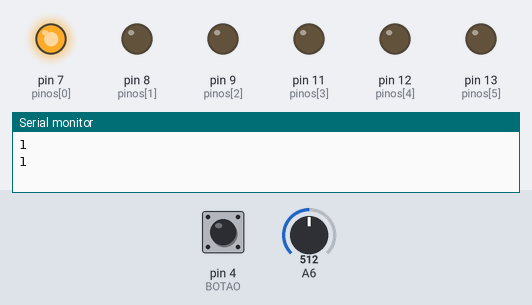
The sketch below on a simulated Arduino Uno, built with avr-gcc and run on an emulated ATmega328P. On the bench: output pins drawn as LEDs (lit = HIGH), the last lines printed to the serial monitor. The inputs (shaded band) are chosen by the test bench; at power-on: pin 4 (BOTAO) HIGH, A6 = 512.

Above: at 1.3 s.
1.4 s: pin 4 (BOTAO) pulled LOW for 0.65 s
At 1.9 s:
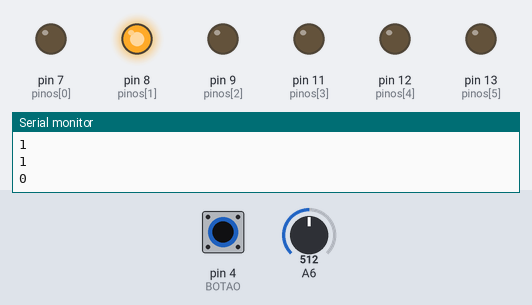
At 2.4 s:
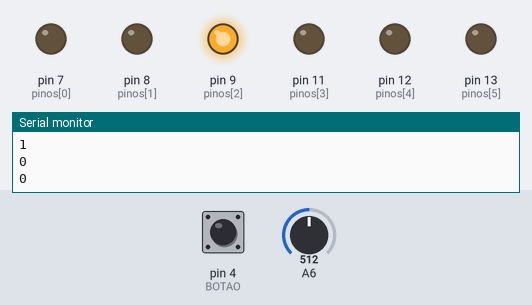
4.5 s: pin 4 (BOTAO) pulled LOW for 1 s
At 5.0 s:
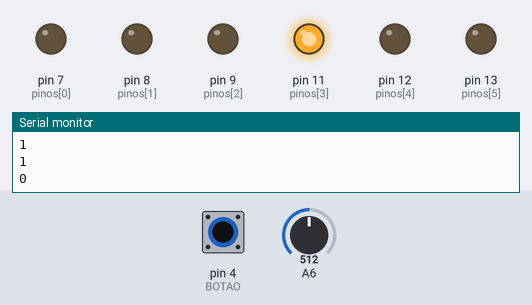
7.6 s: pin 4 (BOTAO) pulled LOW for 0.65 s
At 8.0 s:
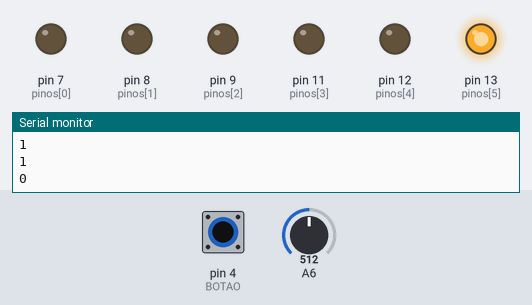
10.7 s: A6 set to 21
12.2 s: A6 set to 17
13.7 s: A6 set to 122
Timing chart, 0 to 16.7 s (numbered marks = the images above; inputs shaded):
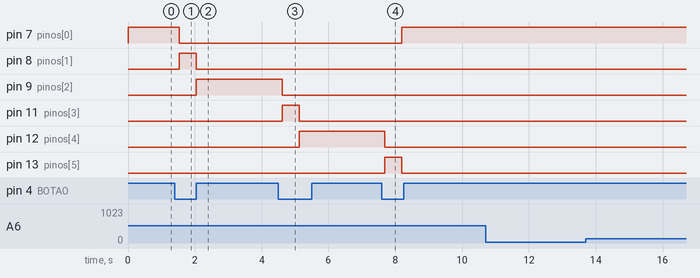

The sketch:

Blink7comBotao.ino
```cpp
/*
Solucao do Dojo com Arduino, problema Display 7 Segmentos, sem usar um
laço for na funçao loop.
*/

const int pinos[] = {7, 8, 9, 11, 12, 13};
const int NUM_LEDS = 6;
const int BOTAO = 4;
int led_aceso = 0;

void setup() {
  for (int i = 0; i < NUM_LEDS; ++i)
    pinMode(pinos[i], OUTPUT);
  pinMode(BOTAO, INPUT);
  Serial.begin(9600);
}

void loop() {
  digitalWrite(pinos[led_aceso], HIGH);
  delay(analogRead(20));
  digitalWrite(pinos[led_aceso], LOW);
  int estado = digitalRead(BOTAO);
  Serial.println(estado);
  if (!estado)
    led_aceso++;
  if (led_aceso >= NUM_LEDS)
    led_aceso = 0;
}
```

Measured:
- after the input at 1.4 s, pin 7 (pinos[0]): HIGH → LOW after 0.14 s; pin 8 (pinos[1]): LOW → HIGH after 0.14 s, → LOW 0.51 s later; pin 9 (pinos[2]): LOW → HIGH after 0.65 s
- after the input at 4.5 s, pin 9 (pinos[2]): HIGH → LOW after 0.11 s; pin 11 (pinos[3]): LOW → HIGH after 0.11 s, → LOW 0.51 s later; pin 12 (pinos[4]): LOW → HIGH after 0.62 s
- after the input at 7.6 s, pin 7 (pinos[0]): LOW → HIGH after 0.60 s; pin 12 (pinos[4]): HIGH → LOW after 0.08 s; pin 13 (pinos[5]): LOW → HIGH after 0.08 s, → LOW 0.51 s later
